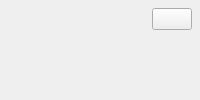
<?xml version="1.0" encoding="UTF-8"?>
<ui version="4.0">
 <class>OriginCalloutIconTemplate</class>
 <widget class="QWidget" name="OriginCalloutIconTemplate">
  <property name="minimumSize">
   <size>
    <width>200</width>
    <height>0</height>
   </size>
  </property>
  <property name="maximumSize">
   <size>
    <width>310</width>
    <height>16777215</height>
   </size>
  </property>
  <layout class="QVBoxLayout" name="verticalLayout" stretch="0,0,3">
   <property name="spacing">
    <number>0</number>
   </property>
   <property name="leftMargin">
    <number>0</number>
   </property>
   <property name="topMargin">
    <number>0</number>
   </property>
   <property name="rightMargin">
    <number>0</number>
   </property>
   <property name="bottomMargin">
    <number>0</number>
   </property>
   <item>
    <widget class="QWidget" name="head" native="true">
     <layout class="QHBoxLayout" name="headerLayout">
      <property name="spacing">
       <number>10</number>
      </property>
      <property name="leftMargin">
       <number>0</number>
      </property>
      <property name="topMargin">
       <number>0</number>
      </property>
      <property name="rightMargin">
       <number>0</number>
      </property>
      <property name="bottomMargin">
       <number>10</number>
      </property>
      <item>
       <layout class="QHBoxLayout" name="iconTitleLayout" stretch="0,3">
        <property name="spacing">
         <number>10</number>
        </property>
        <property name="leftMargin">
         <number>10</number>
        </property>
        <property name="topMargin">
         <number>10</number>
        </property>
        <property name="rightMargin">
         <number>0</number>
        </property>
        <property name="bottomMargin">
         <number>0</number>
        </property>
        <item>
         <widget class="QLabel" name="icon">
          <property name="minimumSize">
           <size>
            <width>45</width>
            <height>45</height>
           </size>
          </property>
          <property name="maximumSize">
           <size>
            <width>45</width>
            <height>45</height>
           </size>
          </property>
          <property name="text">
           <string/>
          </property>
         </widget>
        </item>
        <item>
         <widget class="Origin::UIToolkit::OriginLabel" name="lblTitle">
          <property name="labelType">
           <enum>Origin::UIToolkit::OriginLabel::DialogLabel</enum>
          </property>
         </widget>
        </item>
       </layout>
      </item>
      <item>
       <widget class="QWidget" name="closeContainer" native="true">
        <layout class="QVBoxLayout" name="closeLayout">
         <property name="spacing">
          <number>0</number>
         </property>
         <property name="leftMargin">
          <number>0</number>
         </property>
         <property name="topMargin">
          <number>8</number>
         </property>
         <property name="rightMargin">
          <number>8</number>
         </property>
         <property name="bottomMargin">
          <number>0</number>
         </property>
         <item>
          <widget class="Origin::UIToolkit::OriginCloseButton" name="btnClose">
           <property name="buttonSize">
            <enum>Origin::UIToolkit::OriginCloseButton::ButtonSmall</enum>
           </property>
          </widget>
         </item>
         <item>
          <spacer name="verticalSpacer">
           <property name="orientation">
            <enum>Qt::Vertical</enum>
           </property>
           <property name="sizeHint" stdset="0">
            <size>
             <width>5</width>
             <height>5</height>
            </size>
           </property>
          </spacer>
         </item>
        </layout>
       </widget>
      </item>
     </layout>
    </widget>
   </item>
   <item>
    <widget class="Origin::UIToolkit::OriginDivider" name="divline">
     <property name="lineStyle">
      <enum>Origin::UIToolkit::OriginDivider::DarkGrey_White</enum>
     </property>
    </widget>
   </item>
   <item>
    <layout class="QHBoxLayout" name="contentLayout">
     <property name="spacing">
      <number>0</number>
     </property>
     <property name="leftMargin">
      <number>10</number>
     </property>
     <property name="topMargin">
      <number>7</number>
     </property>
     <property name="rightMargin">
      <number>9</number>
     </property>
     <property name="bottomMargin">
      <number>7</number>
     </property>
    </layout>
   </item>
  </layout>
 </widget>
 <customwidgets>
  <customwidget>
   <class>Origin::UIToolkit::OriginDivider</class>
   <extends>QWidget</extends>
   <header>origindivider.h</header>
  </customwidget>
  <customwidget>
   <class>Origin::UIToolkit::OriginLabel</class>
   <extends>QLabel</extends>
   <header>originlabel.h</header>
  </customwidget>
  <customwidget>
   <class>Origin::UIToolkit::OriginCloseButton</class>
   <extends>QPushButton</extends>
   <header>originclosebutton.h</header>
  </customwidget>
 </customwidgets>
 <resources/>
 <connections/>
</ui>
